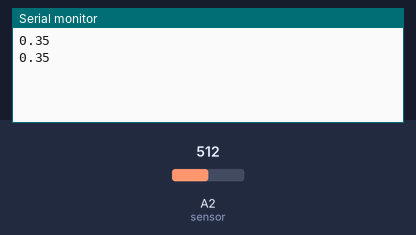
Simulated run of this sketch. Board: Arduino Uno, built with avr-gcc and run on an emulated ATmega328P. Parts: the last lines printed to the serial monitor. The test bench sets the inputs (shaded band); at power-on: A2 (sensor) = 512.

Above: at 1.2 s.
1.3 s: A2 (sensor) set to 716
At 1.9 s:
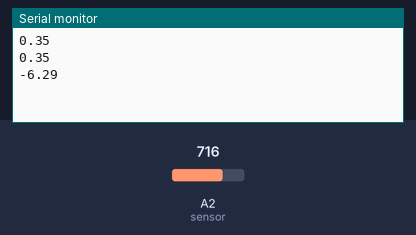
2.8 s: A2 (sensor) set to 900
At 3.5 s:
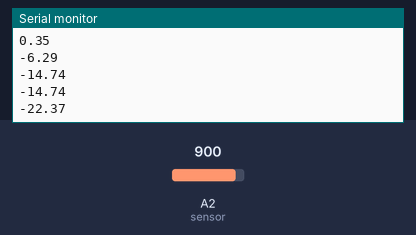
Timing chart, 0 to 5.8 s (numbered marks = the images above; inputs shaded):
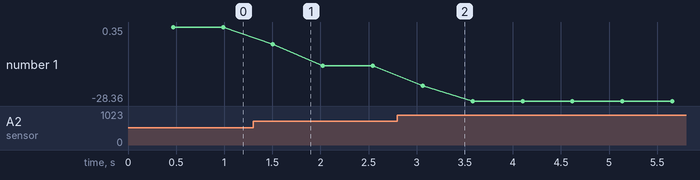

The sketch:

CURRENT_SENSOR.ino
```cpp
void setup() {
  Serial.begin(9600); //Start Serial Monitor to display current read value on Serial monitor
}

void loop() {
unsigned int x=0;
float AcsValue=0.0,Samples=0.0,AvgAcs=0.0,AcsValueF=0.0;

  for (int x = 0; x < 150; x++){ //Get 150 samples
  AcsValue = analogRead(A2);     //Read current sensor values
  Samples = Samples + AcsValue;  //Add samples together
  delay (3); // let ADC settle before next sample 3ms
}
AvgAcs=Samples/150.0;//Taking Average of Samples

//((AvgAcs * (5.0 / 1024.0)) is converitng the read voltage in 0-5 volts
//2.5 is offset(I assumed that arduino is working on 5v so the viout at no current comes
//out to be 2.5 which is out offset. If your arduino is working on different voltage than
//you must change the offset according to the input voltage)
//0.185v(185mV) is rise in output voltage when 1A current flows at input
AcsValueF = (2.5 - (AvgAcs * (5.0 / 1024.0)) )/0.066;

Serial.println(AcsValueF+0.35);//Print the read current on Serial monitor
delay(50);
}
```

Measured:
- after the input at 1.3 s, the serial monitor: prints a new line after 0.21 s (image 1)
- after the input at 2.8 s, the serial monitor: prints a new line after 0.26 s (image 2)
- plotted number 1: 0.35 → -14.74 after the input at 1.3 s, -14.74 → -28.36 after the input at 2.8 s
